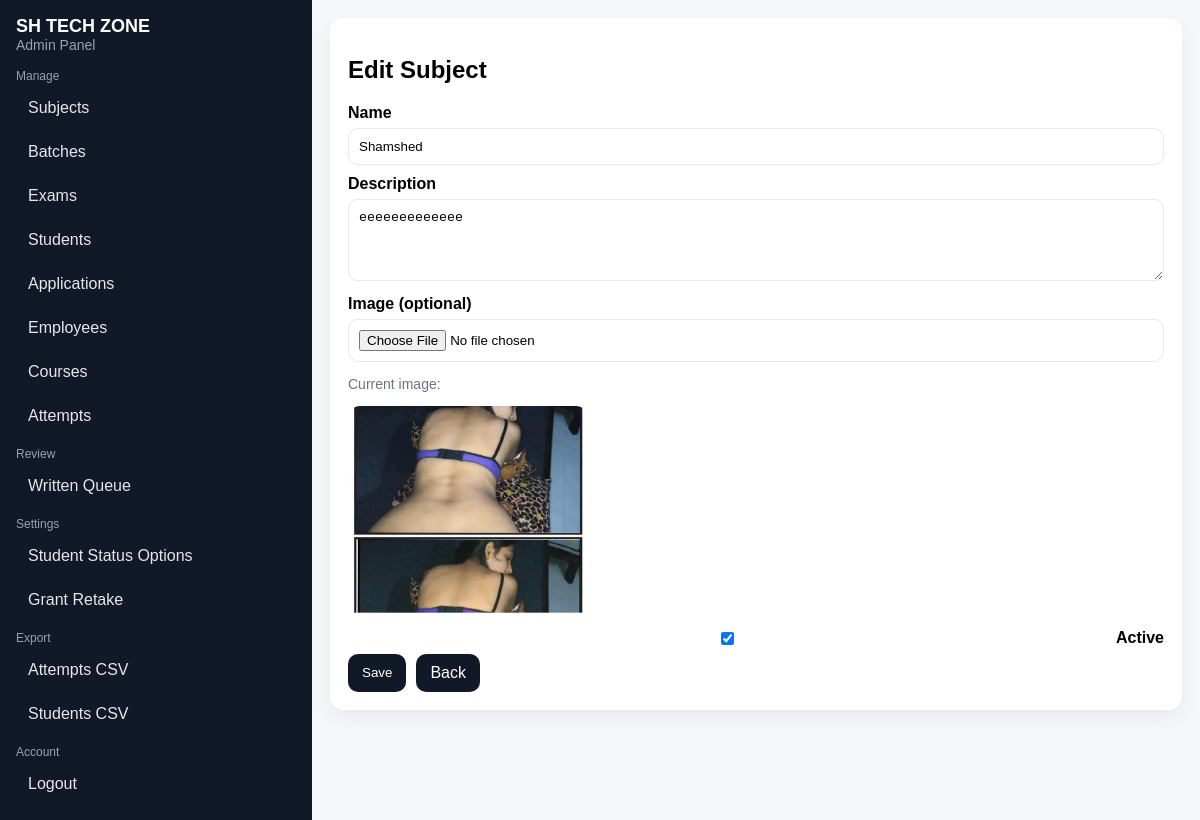
/admin/subjects/6/edit (signed in), run on the app's committed database.
### tables this page shows
CREATE TABLE subjects (
        id INTEGER PRIMARY KEY AUTOINCREMENT,
        name TEXT UNIQUE NOT NULL,
        is_active INTEGER NOT NULL DEFAULT 1,
        image_path TEXT,
        description TEXT,
        created_at TEXT NOT NULL
    );

### app.py (the view, shortened to what this page needs)
@app.route("/admin/subjects/<int:subject_id>/edit", methods=["GET", "POST"])
@admin_required
def admin_subject_edit(subject_id):
    conn = get_db()
    s = conn.execute("SELECT * FROM subjects WHERE id=?", (subject_id,)).fetchone()
    if not s:
        conn.close()
        abort(404)
    conn.close()
    return render_template("admin/subject_form.html", site_name=SITE_NAME, mode="edit", s=s)

### app.py (called while the page is built)
def get_db():
    conn = sqlite3.connect(DB_PATH)
    conn.row_factory = sqlite3.Row
    try:
        conn.execute("PRAGMA foreign_keys = ON")
    except Exception:
        pass
    return conn

def admin_required(fn):
    @wraps(fn)
    def wrapper(*args, **kwargs):
        if not session.get("admin"):
            return redirect(url_for("admin_login"))
        return fn(*args, **kwargs)
    return wrapper

### templates/admin/subject_form.html
{% extends 'admin/base.html' %}
{% block content %}
  <h2>{% if mode=='add' %}Add Subject{% else %}Edit Subject{% endif %}</h2>
  <form method="post" enctype="multipart/form-data" class="form">
    <label>Name</label>
    <input name="name" value="{{ s.name if s else '' }}" required>
    <label>Description</label>
    <textarea name="description" rows="4" placeholder="Short subject description...">{{ s.description if s and s.description else '' }}</textarea>
    <label>Image (optional)</label>
    <input type="file" name="image" accept="image/*">
    {% if s and s.image_path %}
      <p class="muted">Current image:</p>
      <img src="{{ url_for('static', filename='uploads/' ~ s.image_path) }}" alt="subject" style="max-width:240px; border-radius:12px;">
    {% endif %}
    <label style="display:flex; gap:10px; align-items:center;">
      <input type="checkbox" name="is_active" {% if not s or s.is_active %}checked{% endif %}> Active
    </label>
    <div style="display:flex; gap:10px;">
      <button class="btn btn2" type="submit">Save</button>
      <a class="btn" href="{{ url_for('admin_subjects') }}">Back</a>
    </div>
  </form>
{% endblock %}

### templates/admin/base.html (style rules this page uses)
body { font-family: Arial, sans-serif; margin: 0; background: #f6f7fb; }
.muted { color:#6b7280; font-size: 14px; }
a.btn, button.btn { display:inline-block; padding: 10px 14px; border-radius: 10px; border: 0; text-decoration:none; background:#111827; color:#fff; cursor:pointer; }
.btn2 { background:#2563eb; }
textarea, input, select { width:100%; padding:10px; border-radius:10px; border:1px solid #e5e7eb; box-sizing: border-box; }
label { font-weight: 700; display:block; margin: 10px 0 6px; }

### data on the page
subjects: name "Shamshed", description "eeeeeeeeeeeee", image_path (picture), is_active "☑"

### other printed values
{{ site_name }} "SH TECH ZONE"
